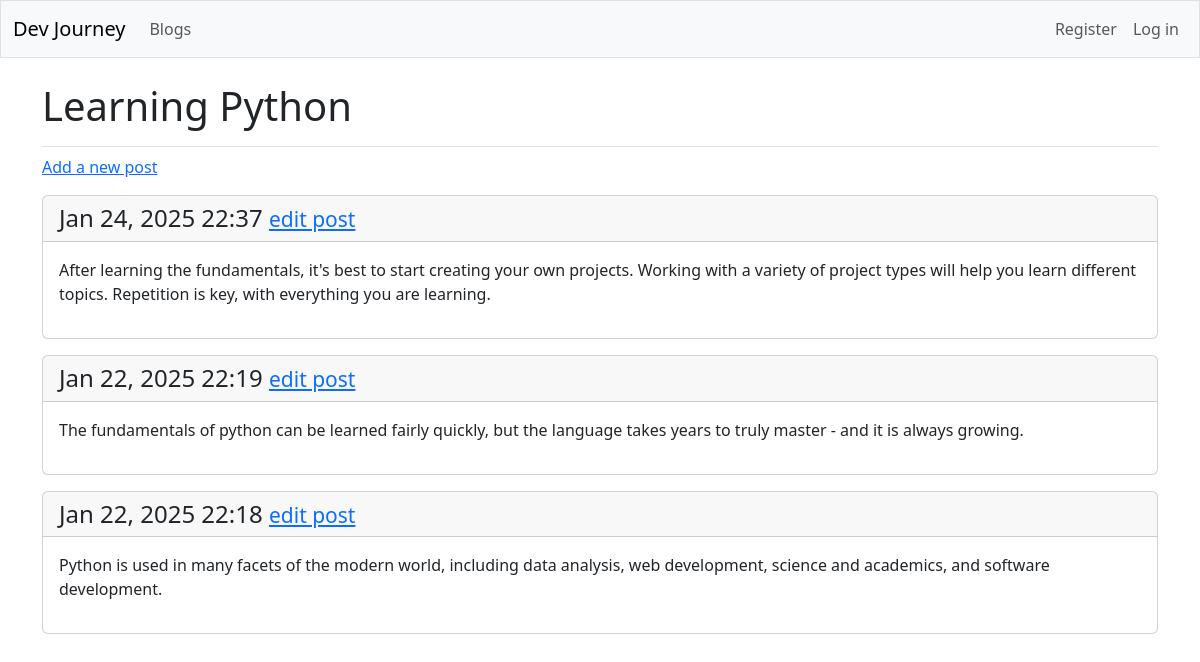
Screenshot of /blogs/1/ with the database file from the repository.
### blogs/models.py (models this page shows, shortened)
class Blog(models.Model):
    text = models.CharField(max_length=200)
    date_added = models.DateTimeField(auto_now_add=True)
    owner = models.ForeignKey(User, on_delete=models.CASCADE)

class Post(models.Model):
    blog = models.ForeignKey(Blog, on_delete=models.CASCADE)
    text = models.TextField()
    date_added = models.DateTimeField(auto_now_add=True)
    class Meta:
        verbose_name_plural = 'posts'

### blogs/views.py (the view)
# urls.py: path('blogs/<int:blog_id>/', views.blog, name='blog'),
def blog(request, blog_id):
    blog = Blog.objects.get(id=blog_id)
    posts = blog.post_set.order_by('-date_added')
    context = {'blog':blog, 'posts':posts}
    return render(request, 'blogs/blog.html', context)

### blogs/templates/blogs/blog.html
{% extends 'blogs/base.html' %}
{% block page_header %}
  <h1>{{ blog.text }} </h1>
{% endblock page_header %}
{% block content %}
  <p>
    <a href="{% url 'blogs:new_post' blog.id %}">Add a new post</a>
  </p>
  {% for post in posts %}
    <div class="card mb-3">
      <h4 class="card-header">
        {{ post.date_added|date:'M d, Y H:i' }}
        <small><a href="{% url 'blogs:edit_post' post.id %}">
          edit post</a></small>
      </h4>
      <div class="card-body">{{ post.text|linebreaks }}</div>
    </div>
  {% empty %}
    <p>No posts have been made for this topic yet.</p>
  {% endfor %}
  {% endblock content %}

### rows the page displays
Blog: text "Learning Python"
Post: date_added "Jan 24, 2025 22:37", text "After learning the fundamentals, it's best to start creating your own projects. Working with a variety of project types will help you learn different topics. Repetition is key, with everything you are learning."
Post: date_added "Jan 22, 2025 22:19", text "The fundamentals of python can be learned fairly quickly, but the language takes years to truly master - and it is always growing."
Post: date_added "Jan 22, 2025 22:18", text "Python is used in many facets of the modern world, including data analysis, web development, science and academics, and software development."
